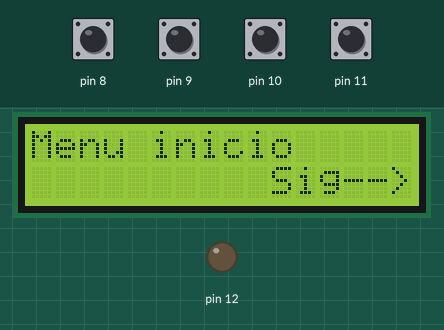
This sketch was run on a simulated Arduino Uno, built with avr-gcc and run on an emulated ATmega328P. Shown: 16×2 character LCD, output pins drawn as LEDs (lit = HIGH). The test bench sets the inputs (shaded band); at power-on: pin 8–11 HIGH.

Above: at 1.2 s.
1.3 s: pin 11 pulled LOW for 0.15 s
At 2.2 s:
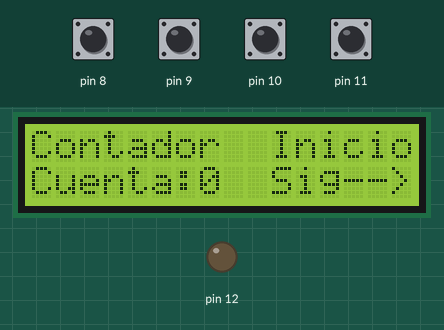
2.9 s: pin 11 pulled LOW for 1 s
At 3.3 s:
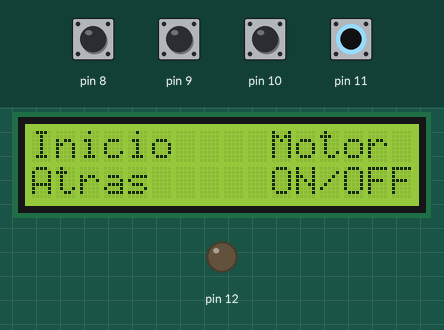
5.4 s: pin 11 pulled LOW for 0.15 s
At 6.5 s:
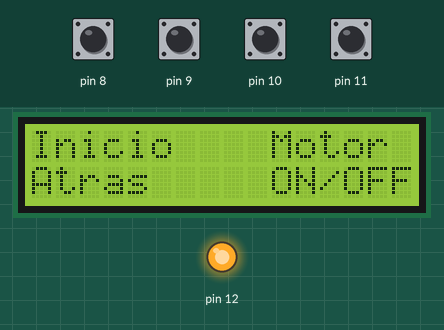
7.0 s: pin 8 pulled LOW for 0.15 s
At 7.6 s:
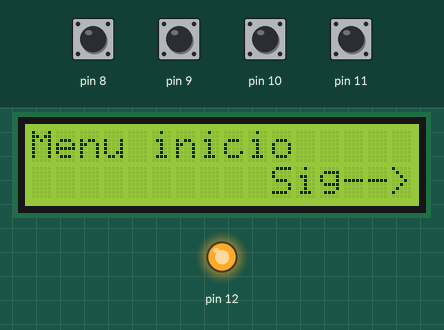
8.6 s: pin 10 pulled LOW for 0.15 s
At 9.8 s:
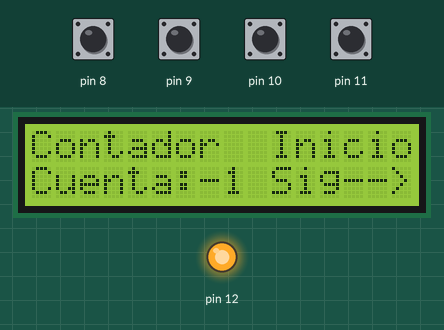
10.2 s: pin 10 pulled LOW for 1 s
At 11.3 s:
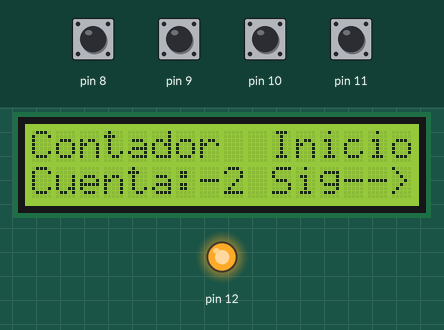
Timing chart, 0 to 13.2 s (numbered marks = the images above; inputs shaded):
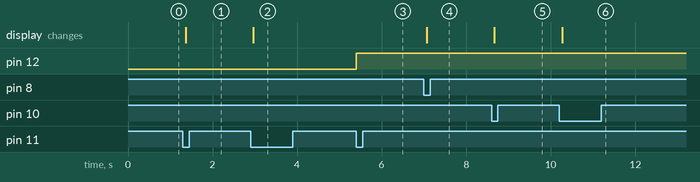

Measured:
- after the input at 1.3 s, the display: changes after 0.07 s (image 1)
- after the input at 2.9 s, the display: changes after 0.07 s (image 2)
- after the input at 5.4 s, pin 12: LOW → HIGH at once
- after the input at 7.0 s, the display: changes after 0.06 s (image 4)
- after the input at 8.6 s, the display: changes after 0.07 s (image 5)
- after the input at 10.2 s, the display: changes after 0.07 s (image 6)

The sketch:

LCD.ino
```cpp
#include <LiquidCrystal.h>
const int rs = 2, en = 3, d4 = 4, d5 = 5, d6 = 6, d7 = 7;
LiquidCrystal lcd(rs, en, d4, d5, d6, d7);
volatile boolean button_0=1,button_1=1,button_2=1,button_3=1;
volatile boolean led=0;
volatile int cont=0,interfaz=0;
ISR (PCINT0_vect){
  button_0=(PINB & (1<<PB0));
  button_1=(PINB & (1<<PB1));
  button_2=(PINB & (1<<PB2));
  button_3=(PINB & (1<<PB3));
  if(!button_0){
    if(interfaz==1){
        cont++;
        lcd.begin(16,2);
        lcd.setCursor(0,0);
        lcd.print("Contador");
        lcd.setCursor(10,0);
        lcd.print("Inicio");
        lcd.setCursor(0,1);
        lcd.print("Cuenta:");
        lcd.setCursor(7,1);
        lcd.print(cont);
        lcd.setCursor(10,1);
        lcd.print("Sig-->");

     }
     else if(interfaz==2){
        interfaz=1;
        lcd.begin(16,2);
        lcd.print("Menu inicio");
        lcd.setCursor(10,1);
        lcd.print("Sig-->");
     }
  }
  else if(!button_1){
      if(interfaz==1){
        interfaz=0;
        lcd.begin(16,2);
        lcd.print("Menu inicio");
        lcd.setCursor(10,1);
        lcd.print("Sig-->");
      }
   }
   else if(!button_2){
    if(interfaz==1){
      cont--;
      interfaz=1;
      lcd.begin(16,2);
      lcd.setCursor(0,0);
      lcd.print("Contador");
      lcd.setCursor(10,0);
      lcd.print("Inicio");
      lcd.setCursor(0,1);
      lcd.print("Cuenta:");
      lcd.setCursor(7,1);
      lcd.print(cont);
      lcd.setCursor(10,1);
      lcd.print("Sig-->");
    }
    else if(interfaz==2){
      interfaz=1;
      lcd.begin(16,2);
      lcd.setCursor(0,0);
      lcd.print("Contador");
      lcd.setCursor(10,0);
      lcd.print("Inicio");
      lcd.setCursor(0,1);
      lcd.print("Cuenta:");
      lcd.setCursor(7,1);
      lcd.print(cont);
      lcd.setCursor(10,1);
      lcd.print("Sig-->");
    }
   }
   if(!button_3){
    if(interfaz==0){
      interfaz=1;
      lcd.begin(16,2);
      lcd.setCursor(0,0);
      lcd.print("Contador");
      lcd.setCursor(10,0);
      lcd.print("Inicio");
      lcd.setCursor(0,1);
      lcd.print("Cuenta:");
      lcd.setCursor(7,1);
      lcd.print(cont);
      lcd.setCursor(10,1);
      lcd.print("Sig-->");

    }
    else if(interfaz==1){
      interfaz=2;
        lcd.begin(16,2);
        lcd.setCursor(0,0);
        lcd.print("Inicio");
        lcd.setCursor(10,0);
        lcd.print("Motor");

        lcd.setCursor(0,1);
        lcd.print("Atras");
        lcd.setCursor(10,1);
        lcd.print("ON/OFF");
    }
    else if(interfaz==2){
      interfaz=2;
      led=!led;
    }
   }
}
void setup() {
  DDRB |= B00010000;
  PORTB |= B00001111;
  PCMSK0 |= B00001111;
  PCICR |= B00000001;
  interrupts();
  lcd.begin(16,2);
  lcd.print("Menu inicio");
  lcd.setCursor(10,1);
  lcd.print("Sig-->");

}
void loop() {
  digitalWrite(12,led);
}
```
